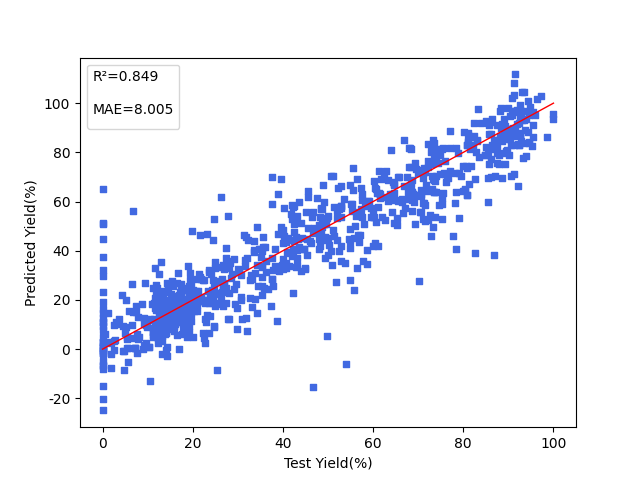

Recreate this plot in Python.
import os

import hydra
import matplotlib.pyplot as plt
import numpy as np
import paddle
import pandas as pd
import rdkit.Chem as Chem
from omegaconf import DictConfig
from rdkit.Chem import rdFingerprintGenerator
from sklearn.metrics import r2_score
from sklearn.model_selection import train_test_split

import ppsci

os.environ["HYDRA_FULL_ERROR"] = "1"
os.environ["KMP_DUPLICATE_LIB_OK"] = "True"
plt.rcParams["axes.unicode_minus"] = False
plt.rcParams["font.sans-serif"] = ["DejaVu Sans"]

x_train = None
x_test = None
y_train = None
y_test = None


def load_data(cfg: DictConfig):
    data_dir = cfg.data_dir
    dataset = pd.read_excel(data_dir, skiprows=1)
    x = dataset.iloc[:, 1:6]
    y = dataset.iloc[:, 6]
    x_train, x_test, y_train, y_test = train_test_split(
        x, y, test_size=0.2, random_state=42
    )
    return x_train, x_test, y_train, y_test


def data_processed(x, y):
    x = build_dataset(x)
    y = paddle.to_tensor(y.to_numpy(dtype=np.float32))
    y = paddle.unsqueeze(y, axis=1)
    return x, y


def build_dataset(data):
    r1 = paddle.to_tensor(np.array(cal_print(data.iloc[:, 0])), dtype=paddle.float32)
    r2 = paddle.to_tensor(np.array(cal_print(data.iloc[:, 1])), dtype=paddle.float32)
    ligand = paddle.to_tensor(
        np.array(cal_print(data.iloc[:, 2])), dtype=paddle.float32
    )
    base = paddle.to_tensor(np.array(cal_print(data.iloc[:, 3])), dtype=paddle.float32)
    solvent = paddle.to_tensor(
        np.array(cal_print(data.iloc[:, 4])), dtype=paddle.float32
    )
    return paddle.concat([r1, r2, ligand, base, solvent], axis=1)


def cal_print(smiles):
    vectors = []
    for smi in smiles:
        mol = Chem.MolFromSmiles(smi)
        generator = rdFingerprintGenerator.GetMorganGenerator(radius=2, fpSize=2048)
        fp = generator.GetFingerprint(mol)
        _input = np.array(list(map(float, fp.ToBitString())))
        vectors.append(_input)
    return vectors


def train(cfg: DictConfig):
    global x_train, y_train
    x_train, y_train = data_processed(x_train, y_train)

    # build supervised constraint
    sup = ppsci.constraint.SupervisedConstraint(
        dataloader_cfg={
            "dataset": {
                "input": {"v": x_train},
                "label": {"u": y_train},
                # "weight": {"W": param},
                "name": "IterableNamedArrayDataset",
            },
            "batch_size": cfg.TRAIN.batch_size,
        },
        loss=ppsci.loss.MSELoss("mean"),
        name="sup",
    )
    constraint = {
        "sup": sup,
    }

    model = ppsci.arch.ChemMultimodalMLP(**cfg.MODEL)

    optimizer = ppsci.optimizer.optimizer.Adam(cfg.TRAIN.learning_rate)(model)

    # Build solver
    solver = ppsci.solver.Solver(
        model,
        constraint=constraint,
        optimizer=optimizer,
        epochs=cfg.TRAIN.epochs,
        eval_during_train=False,
        iters_per_epoch=cfg.TRAIN.iters_per_epoch,
        cfg=cfg,
    )
    solver.train()


def eval(cfg: DictConfig):
    global x_test, y_test
    x_test, y_test = data_processed(x_test, y_test)
    # Reformat data for evaluation
    x_test = {"v": x_test}
    y_test = {"u": y_test}
    model = ppsci.arch.ChemMultimodalMLP(**cfg.MODEL)
    model.set_state_dict(paddle.load(cfg.EVAL.load_model_path))
    ypred = model(x_test)

    # Calculate evaluation metrics
    loss = ppsci.metric.MAE()
    MAE = loss(ypred, y_test).get("u").numpy()
    loss = ppsci.metric.RMSE()
    RMSE = loss(ypred, y_test).get("u").numpy()
    ypred = ypred.get("u").numpy()
    ytest = y_test.get("u").numpy()
    R2 = r2_score(ytest, ypred)
    print("MAE", MAE)
    print("RMSE", RMSE)
    print("R2", R2)

    # Visualization
    plt.scatter(ytest, ypred, s=15, color="royalblue", marker="s", linewidth=1)
    plt.plot([ytest.min(), ytest.max()], [ytest.min(), ytest.max()], "r-", lw=1)
    plt.legend(title="R²={:.3f}\n\nMAE={:.3f}".format(R2, MAE))
    plt.xlabel("Test Yield(%)")
    plt.ylabel("Predicted Yield(%)")
    save_path = "chem.png"
    plt.savefig(save_path)
    print(f"Iamge saved to: {save_path}")
    plt.show()


@hydra.main(version_base=None, config_path="./config", config_name="chem.yaml")
def main(cfg: DictConfig):
    global x_train, x_test, y_train, y_test

    x_train, x_test, y_train, y_test = load_data(cfg)

    if cfg.mode == "train":
        train(cfg)
    elif cfg.mode == "eval":
        eval(cfg)
    else:
        raise ValueError(f"cfg.mode should in ['train', 'eval'], but got '{cfg.mode}'")


if __name__ == "__main__":
    main()
